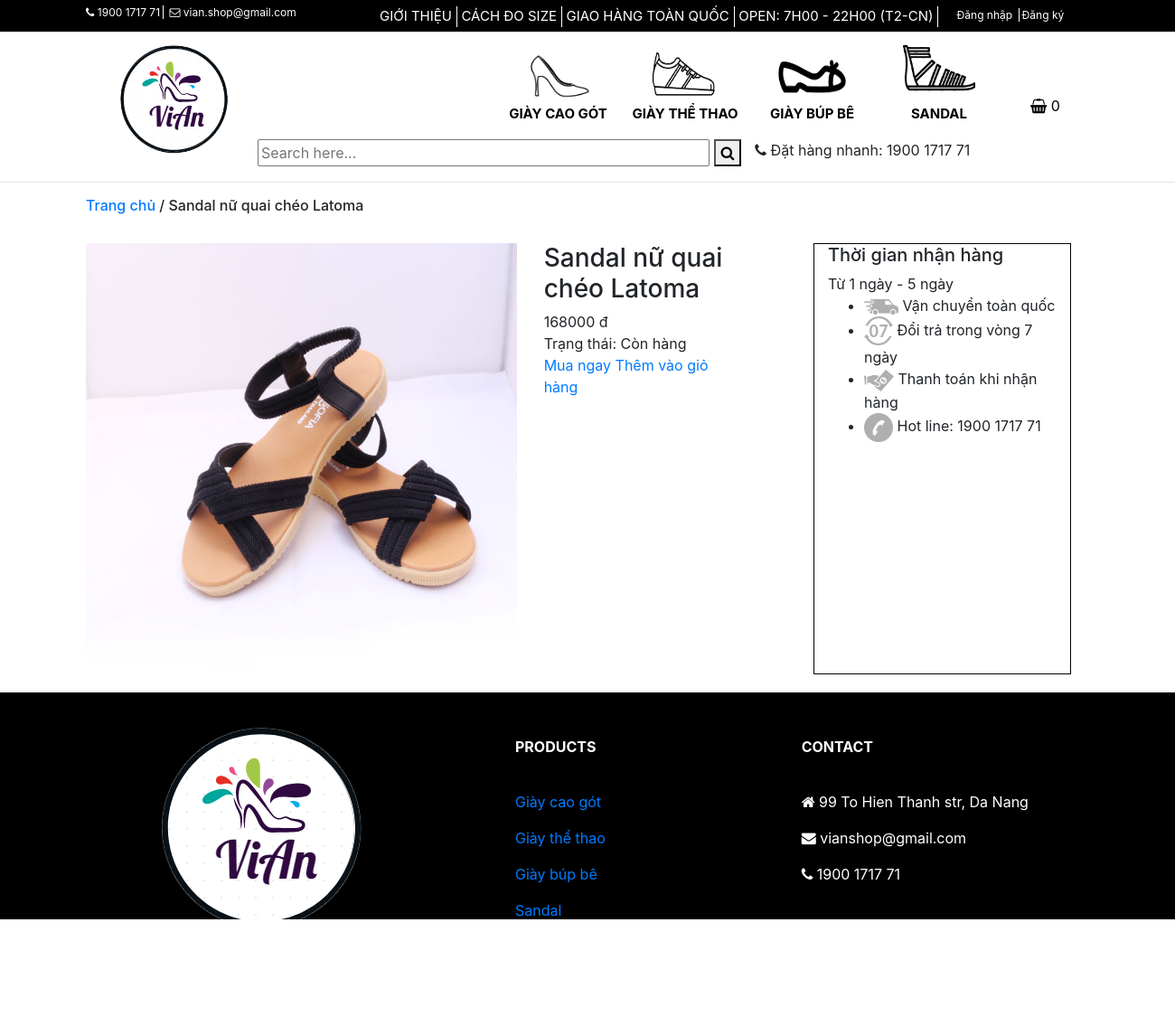
The page /detail.php?quanly=detail&id=2 on the database its author committed.
### tables this page shows
create table products(
id INT NOT NULL AUTO_INCREMENT NOT NULL PRIMARY KEY,
name VARCHAR(255) NOT NULL,
category_id INT NOT NULL,
image VARCHAR(255) DEFAULT NULL,
decription TEXT DEFAULT NULL,
price FLOAT NOT NULL,
created DATE NULL DEFAULT CURRENT_TIMESTAMP,
quantity INT NOT NULL
);

### detail.php (the view, shortened to what this page needs)
<?php
  include "includes/dbconnection.php";
  $sql = "SELECT products.*,categories.categoryName FROM products JOIN categories ON categories.id=products.category_id  WHERE products.id = '$_GET[id]' ";
    $result = mysqli_query($con,$sql);
?>
<!doctype html>
<html lang="en">
<head>
    <link rel="stylesheet" href="css/style-index.css">
    <link rel="stylesheet" href="https://maxcdn.bootstrapcdn.com/font-awesome/4.7.0/css/font-awesome.min.css">
    <link rel="stylesheet" href="https://stackpath.bootstrapcdn.com/bootstrap/4.3.1/css/bootstrap.min.css"
>
</head>
<body>
    <?php
    include "includes/top-header.php";
    include 'includes/header.php';
    $row = mysqli_fetch_array($result);
   ?>
    <hr>
    <div class="container">
        <div class="name-page">
            <h6><a href="index.php">Trang chủ</a><span> / <?php echo htmlentities($row['name']);?></span></h6>
        </div>
        <br>
        <div class="row">
            <div class="col-md-8 left">
                <div class="row">
                    <div class="col-md-8">
                        <img src="image-product/<?php echo htmlentities($row['category_id']);?>/<?php echo htmlentities($row['image']);?>"
                            style="width:100%;height:auto" alt="">
                    </div>
                    <div class="col-md-4">
                        <div>
                            <h3><?php echo htmlentities($row['name']);?> </h3>
                        </div>
                        <div><?php echo htmlentities($row['price']);?> đ </div>
                        <div class="status"> Trạng thái:
                            <?php
                              if ($row['quantity'] == 0 ){
                                echo "Hết hàng";
                              }else {
                                echo "Còn hàng";
                              }
                             ?>
                        </div>
                        <a href="">Mua ngay</a>
                        <a href="detail.php?page=product&action=add & id=<?php echo $row['id']; ?>">Thêm vào giỏ hàng</a>
                    </div>
                </div>
            </div>
            <div class="col-md-3" style="border:1px solid black">
                <h5>Thời gian nhận hàng</h5>
                <div>Từ 1 ngày - 5 ngày</div>
                <ul>
                    <li><img src="image-page/transport.png" alt=""> Vận chuyển toàn quốc</li>
                    <li><img src="image-page/exchange.png" alt=""> Đổi trả trong vòng 7 ngày</li>
                    <li><img src="image-page/pay-money.png" alt=""> Thanh toán khi nhận hàng</li>
                    <li><img src="image-page/phone.png" alt=""> Hot line: 1900 1717 71</li>
                </ul>
            </div>
        </div>
    </div>
    <?php include 'includes/FOOTER.php';?>
</body>
</html>

### css/style-index.css (style rules this page uses)
a { color: white; }
.name-page { display: flex; }
.left { margin-right: 60px; }

### rows shown on the page
products: name "Sandal nữ quai chéo Latoma", image (picture), price "168000"

### other values the page prints
$totalquantity "0"
